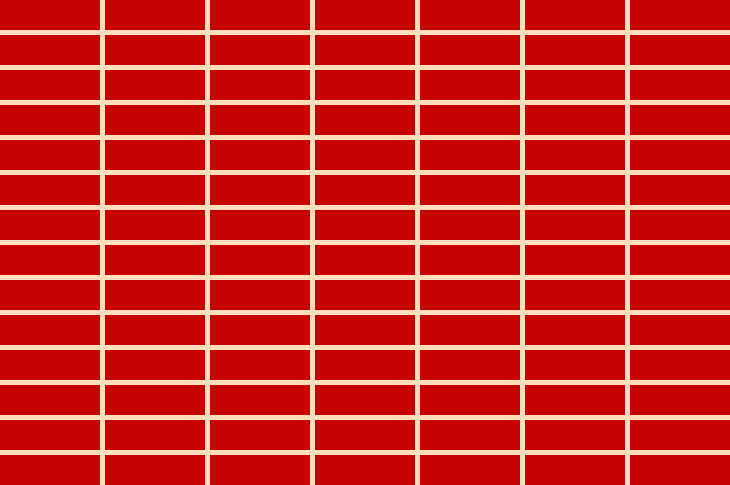
Frame 1 (no input)
Frame 60 (the mouse pressed at the canvas centre just before this capture): identical to frame 1, image omitted
Frame 120 (the mouse held since frame 60 and released just before this capture): identical to frame 1, image omitted

The Processing sketch that drew this single still picture (run headless with seeded random() and noise(); from frame 60 on, the mouse is pressed at the canvas centre):

// Processing sketch: processing_78719
// ── processing_78719.pde

void setup (){
  size (730,485);
  background(255, 222, 188);
  noStroke();
  smooth();
}
 
void draw (){
  fill (198, 2, 5);
  for(int x = 0; x < 730; x +=105){
    for(int y = 0; y < 485; y +=35)
    rect(x,y, 100, 30);
  
 }
}
